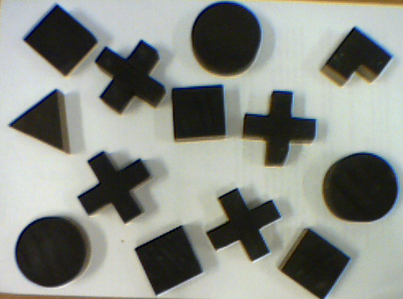
%> input picture [Sem4]/Systemy Wizyjne/LAB8.Współczynniki kształtu/ksztaltyReal.bmp, 403 x 299 px, shrunk from 491 x 365 before the run
$ octave wspolczynniki_ksztaltu_plus_klasyfikacja.m   (GNU Octave 9; MATLAB toolbox functions it lacks are replaced by stand-ins)
%> lines starting %> are read from the running program, lines starting %| are printed output that depends on the picture
close all;
clear all;

image = imread('ksztaltyReal.bmp');
%> image is the input picture: size 299x403x3 uint8; mean R, G, B 137.6, 141.5, 134.6
image_train = imread('ksztalty.bmp');
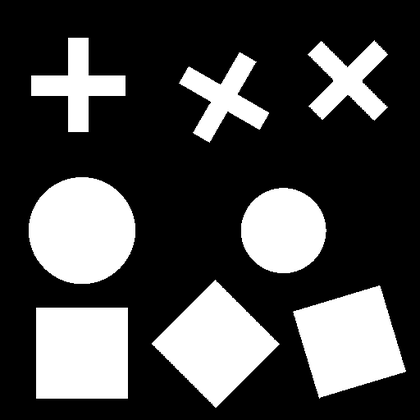
%> input picture [Sem4]/Systemy Wizyjne/LAB8.Współczynniki kształtu/ksztalty.bmp, 420 x 420 px, shrunk from 512 x 512 before the run
%> image_train is the input picture: size 420x420 uint8; min 0, max 255, mean 71.4
image_train8 = bwlabel(image_train,8);
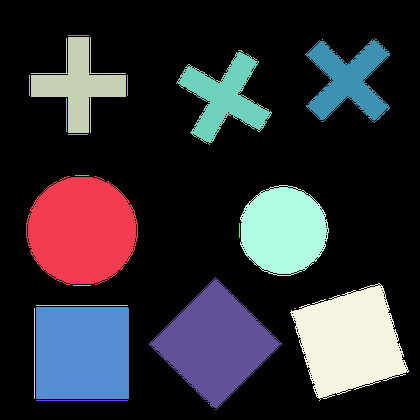
%> image_train8: size 420x420 double; 24 distinct labels, from 0 to 23; one colour per label, 0 black
%> (the run ends here)
